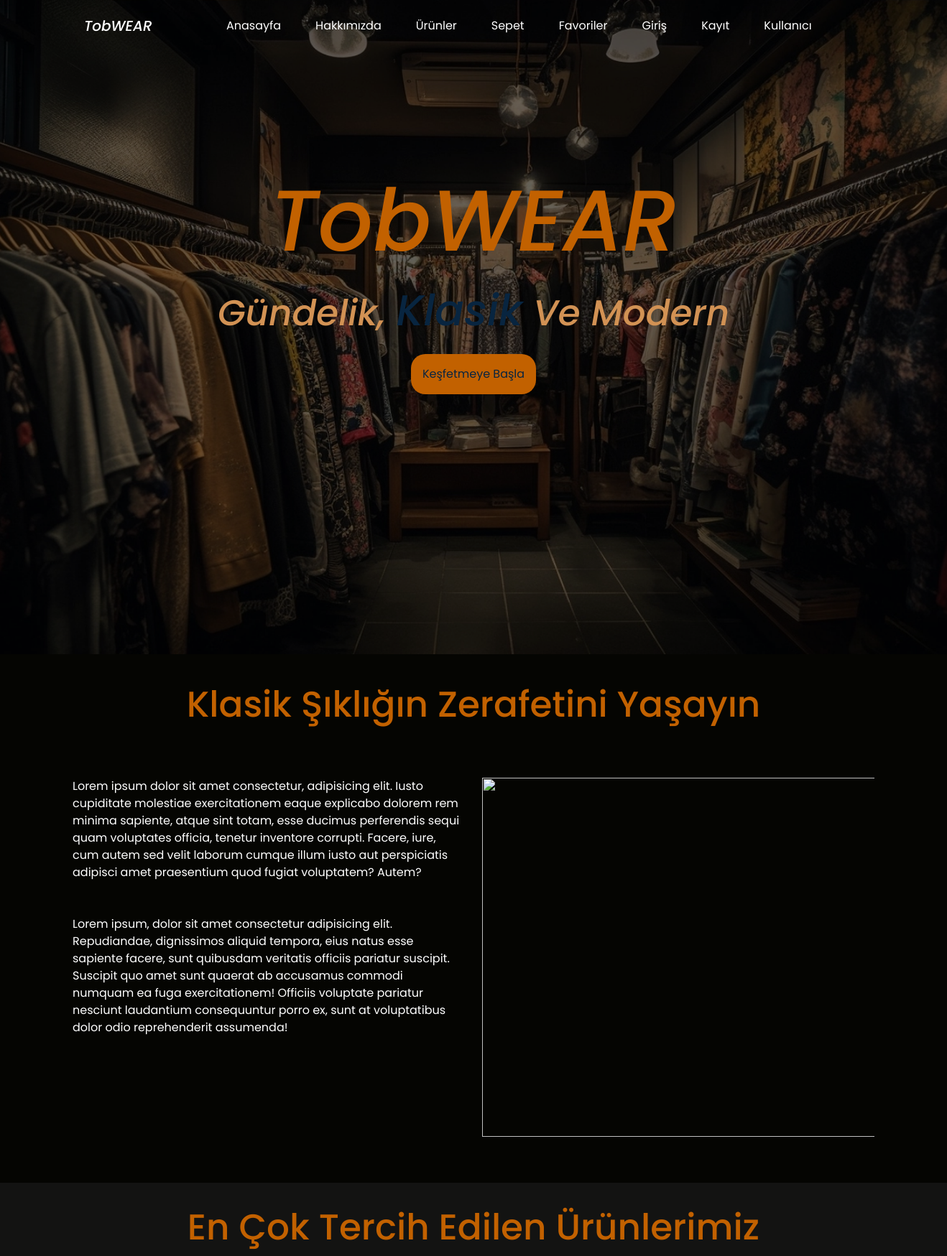
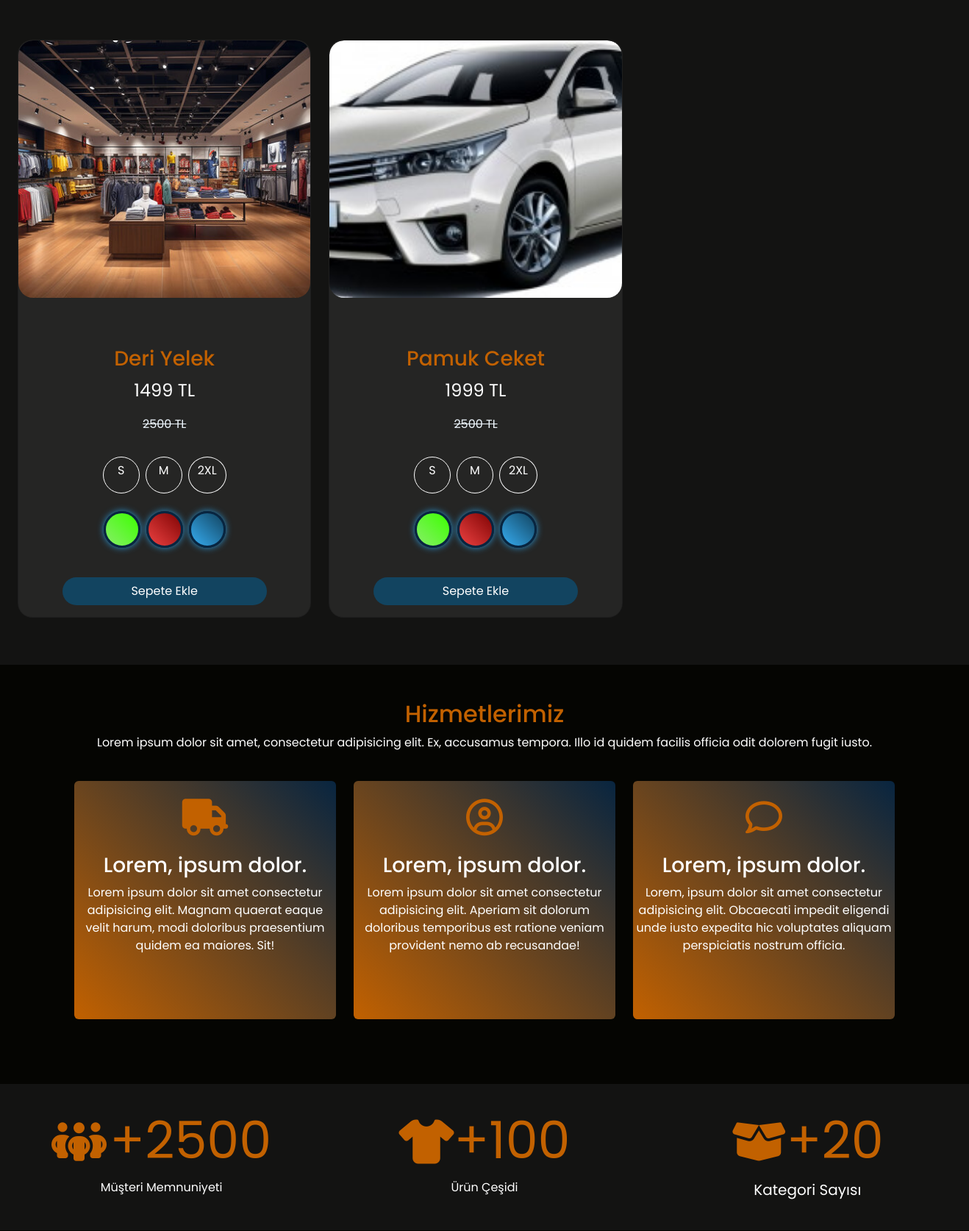
The page / (upper part) on the database its author committed (2 pictures, top to bottom).
### shop/models.py (models this page shows, shortened)
class Product(models.Model):
    name = models.CharField(max_length=100,null=False,blank=False,verbose_name="Ürün İsmi")
    price = models.IntegerField(null=False,blank=False,verbose_name="Fiyat")
    discounted = models.IntegerField(null=False,blank=False,verbose_name="İndirimli Fiyat")
    features = models.ManyToManyField(ProductFeatures,null=True,blank=True,verbose_name="Ürün Özellikleri")
    colors = models.ManyToManyField(ProductColor,null=True,blank=True,verbose_name="Ürün Renkleri")
    sizes = models.ManyToManyField(ProductSize,null=False,blank=False,verbose_name="Ürün Bedenleri")
    images = models.ManyToManyField(ProductImage,null=False,blank=False,verbose_name="Resimler")
    description = models.TextField(null=True,blank=True)
    category = models.ForeignKey(ProductCategory,null=False,blank=False,verbose_name="Kategori",on_delete=models.CASCADE)
    slug = models.SlugField(null=False,blank=True,unique=True,db_index=True,verbose_name="URL")

class ProductImage(models.Model):
    images = models.ImageField(upload_to='images/')

class ProductSize(models.Model):
    SIZE_CHOICES = [
        ('size1', 'S'),
        ('size2', 'M'),
        ('size3', 'XL'),
        ('size4', '2XL')
    ]
    size = models.CharField(max_length=100,choices=SIZE_CHOICES)
    def __str__(self):
        return self.get_size_display()

class ProductColor(models.Model):
    COLOR_CHOICES = [
        ('color1', 'Yeşil'),
        ('color2', 'Kırmızı'),
        ('color3', 'Mavi'),
        ('color4', 'Siyah'),
        ('color5', 'Pembe')
    ]
    color = models.CharField(max_length=100,choices=COLOR_CHOICES)
    code = models.CharField(max_length=7,null=False,blank=False)
    code2 = models.CharField(max_length=7,null=False,blank=False)

### shop/views.py (the view)
# urls.py: path('', views.index, name="index"),
def index(request):
    mostratedproducts1 = Product.objects.filter().order_by("name")[:3]
    mostratedproducts2 = Product.objects.filter().order_by("discounted")[:3]
    mostratedproducts3 = Product.objects.filter().order_by("price")[:3]
    context = {
        "mostratedproducts1": mostratedproducts1,
        "mostratedproducts2": mostratedproducts2,
        "mostratedproducts3": mostratedproducts3
    }
    return render(request,"index.html",context)

### templates/index.html (shortened to what this page needs)
<!DOCTYPE html>
{% load static %}
<html lang="en">
<head>
    <link rel="stylesheet" href="{% static 'css/bootstrap.min.css' %}">
    <link rel="stylesheet" href="{% static 'css/style.css' %}">
    <link rel="stylesheet" href="https://cdnjs.cloudflare.com/ajax/libs/font-awesome/6.4.0/css/all.min.css">
</head>
<body>
    <div class="container-fluid" id="header-container">
        <nav class="navbar navbar-expand-lg py-3">
            <div class="container justify-content-center">
                <a class="navbar-brand text-white mx-3 navbar-title" href="/">TobWEAR</a>
                <div class="collapse navbar-collapse justify-content-center" id="navbarNav">
                    <ul class="navbar-nav">
                        <li class="nav-item mx-3">
                            <a class="nav-link text-white navbar-text" href="/">Anasayfa</a>
                        </li>
                        <li class="nav-item mx-3">
                            <a class="nav-link text-white navbar-text" href="{% url 'about' %}">Hakkımızda</a>
                        </li>
                        <li class="nav-item mx-3">
                            <a class="nav-link text-white navbar-text" href="{% url 'products' %}">Ürünler</a>
                        </li>
                        <li class="nav-item mx-3">
                            <a class="nav-link text-white navbar-text" href="{% url 'shoppingcard' %}">Sepet</a>
                        </li>
                        <li class="nav-item mx-3">
                            <a class="nav-link text-white navbar-text" href="{% url 'favorites' %}">Favoriler</a>
                        </li>
                        <li class="nav-item mx-3">
                            <a class="nav-link text-white navbar-text" href="{% url 'login' %}">Giriş</a>
                        </li>
                        <li class="nav-item mx-3">
                            <a class="nav-link text-white navbar-text" href="{% url 'register' %}">Kayıt</a>
                        </li>
                        <li class="nav-item mx-3">
                            <a class="nav-link text-white navbar-text" href="{% url 'updateuser' %}">Kullanıcı</a>
                        </li>
                    </ul>
                </div>
            </div>
        </nav>
        <div class="row" id="header">
            <div class="d-flex flex-column justify-content-center align-items-center text-center" style="height: 80vh;">
                <h1 id="header-title">TobWEAR</h1>
                <p id="header-paragraph">Gündelik, <span id="header-paragraph-span">Klasik</span> Ve Modern</p>
                <a href="#starter-container"><button class="btn p-3" id="header-button">Keşfetmeye Başla</button></a>
            </div>
        </div>
    </div>
    <div class="container py-3" id="starter-container">
        <h2 class="text-center my-4" id="starter-title">Klasik Şıklığın Zerafetini Yaşayın</h2>
        <div id="starter" class="row d-flex justify-content-between">
            <div class="col-md-6">
                <div class="my-5">
                    <p class="text-white" id="starter-paragraph">Lorem ipsum dolor sit amet consectetur, adipisicing elit. Iusto cupiditate molestiae exercitationem eaque explicabo dolorem rem minima sapiente,
                    atque sint totam, esse ducimus perferendis sequi quam voluptates officia,
                    tenetur inventore corrupti. Facere, iure, cum autem sed velit laborum cumque illum iusto aut perspiciatis adipisci amet praesentium quod fugiat voluptatem? Autem?</p>
                </div>
                <div class="my-3">
                    <p class="text-white" id="starter-paragraph">Lorem ipsum, dolor sit amet consectetur adipisicing elit. Repudiandae,
                    dignissimos aliquid tempora, eius natus esse sapiente facere, sunt quibusdam veritatis officiis pariatur suscipit.
                    Suscipit quo amet sunt quaerat ab accusamus commodi numquam ea fuga exercitationem!
                    Officiis voluptate pariatur nesciunt laudantium consequuntur porro ex, sunt at voluptatibus dolor odio reprehenderit assumenda!</p>
                </div>
            </div>
            <div class="col-md-6">
                <div class="my-5">
                    <img src="{% static 'images/elegant transparent and white mens_21134492.png' %}" class="img-fluid" id="starter-image">
                </div>
            </div>
        </div>
    </div>
    <div class="container-fluid py-3 d-flex flex-column" id="toprated-container">
        <h2 class="text-center my-3" id="toprated-title">En Çok Tercih Edilen Ürünlerimiz</h2>
        <div class="row justify-content-center toprated-row">
            <div id="carouselExample" class="carousel slide">
                <div class="carousel-inner">
                    <div class="carousel-item active">
                        <div class="row w-100 carousel-row mr-0 ml-0">
                            {% for product in mostratedproducts1 %}
                            <div class="col-md-4 mb-5 mt-5">
                                <div class="card" id="carousel-card">
                                    <div class="image-container">
                                        <img src="{{ product.images.first.images.url }}" class="img-fluid" id="carousel-image"><span><button class="btn favorite-button"></button></span>
                                    </div>
                                    <div class="product-detail-container py-3 d-flex flex-column justify-content-center">
                                        <h3 class="text-center px-3" id="product-detail-title">{{ product.name }}</h3>
                                        <p class="text-center text-white px-3 fs-4">{{ product.discounted }} TL</p>
                                        <span class="fs-6 text-center" id="product-detail-span">{{ product.price }} TL</span>
                                    </div>
                                    <div class="shopping-container d-flex justify-content-center my-3">
                                    {% for size in product.sizes.all %}
                                        <label class="btn btn-outline-primary sizebutton mx-1 mb-2" for="size-{{ forloop.counter }}-{{ product.id }}">{{ size }}</label>
                                    {% endfor %}
                                    </div>
                                    <div class="shopping-container d-flex justify-content-center">
                                    {% for color in product.colors.all %}
                                        <label class="btn btn-outline-primary partialdetail-colorbutton mx-1 mb-4" for="color-{{ forloop.counter }}-{{ product.id }}" style="background: linear-gradient(45deg, {{ color.code }}, {{ color.code2 }});"></label>
                                    {% endfor %}
                                    </div>
                                    <div class="shopping-button d-flex justify-content-center my-3">
                                        <button class="btn carddetail-addbasket" value="{{ product.id }}">Sepete Ekle</button>
                                    </div>
                                </div>
                            </div>
                            {% endfor %}
                        </div>
                    </div>
                </div>
            </div>
        </div>
    </div>
    <div class="container my-5" id="service-container">
        <h2 class="text-center" id="service-title">Hizmetlerimiz</h2>
        <p class="text-center text-white">Lorem ipsum dolor sit amet, consectetur adipisicing elit. Ex, accusamus tempora. Illo id quidem facilis officia odit dolorem fugit iusto.</p>
        <div class="row pb-5">
            <div class="col-md-4 mb-3">
                <div class="card text-center py-4 my-4 mb-4" id="service-card">
                    <i class="fa-solid fa-truck service-icon mb-4"></i>
                    <h3 class="text-white">Lorem, ipsum dolor.</h3>
                    <p class="text-white">Lorem ipsum dolor sit amet consectetur adipisicing elit. Magnam quaerat eaque velit harum, modi doloribus praesentium quidem ea maiores. Sit!</p>
                </div>
            </div>
            <div class="col-md-4 mb-3">
                <div class="card text-center py-4 my-4" id="service-card">
                    <i class="fa-regular fa-circle-user service-icon mb-4"></i>
                    <h3 class="text-white">Lorem, ipsum dolor.</h3>
                    <p class="text-white">Lorem ipsum dolor sit amet consectetur adipisicing elit. Aperiam sit dolorum doloribus temporibus est ratione veniam provident nemo ab recusandae!</p>
                </div>
            </div>
            <div class="col-md-4 mb-3">
                <div class="card text-center py-4 my-4" id="service-card">
                    <i class="fa-regular fa-comment service-icon mb-4"></i>
                    <h3 class="text-white">Lorem, ipsum dolor.</h3>
                    <p class="text-white">Lorem, ipsum dolor sit amet consectetur adipisicing elit. Obcaecati impedit eligendi unde iusto expedita hic voluptates aliquam perspiciatis nostrum officia.</p>
                </div>
            </div>
        </div>
    </div>
    <div class="container-fluid py-4" id="referance-container">
        <div class="row text-center">
            <div class="col-md-4">
                <i class="fa-solid fa-people-group" id="referance-icon"></i> <span class="referance-span"> +2500</span><p class="text-white">Müşteri Memnuniyeti</p>
            </div>
            <div class="col-md-4">
                <i class="fa-solid fa-shirt" id="referance-icon"></i><span class="referance-span">+100</span><p class="text-white">Ürün Çeşidi</p>
            </div>
            <div class="col-md-4">
                <i class="fa-solid fa-box-open" id="referance-icon"></i><span class="referance-span">+20</span><p class="text-white fs-5">Kategori Sayısı</p>
            </div>
        </div>
    </div>
</body>
</html>

### static/css/style.css (style rules this page uses)
:root { --custom-black : #12161b; --custom-blue : #124460; --custom-dark-blue : #082540; --custom-dark-green : #3b4704; --custom-brown : #3d0d04; --custom-orange : #c26100; --custom-orange-sup : #d29254; }
body { font-family: 'Poppins', 'Outfit', 'Ubuntu', sans-serif; background-color: #050502; }
#header-container { background-image: url("../images/clothing store where people can_2468752.png"); background-size: cover; background-position: center; height: 911px; }
#header-title { font-size: 120px; font-family: 'Poppins', sans-serif; font-weight: 500; font-style: italic; color: var(--custom-orange); opacity: 0; animation: ilkanimasyon 1.5s forwards; transform: translateY(20px); }
#header-paragraph { font-size: 50px; font-family: 'Poppins', sans-serif; font-weight: 500; font-style: italic; color: var(--custom-orange-sup); opacity: 0; animation: paragpraphanimation 3s forwards; transform: translateY(20px); }
#header-paragraph-span { font-size: 60px; font-family: 'Poppins', sans-serif; font-weight: 500; font-style: italic; color: var(--custom-dark-blue); }
#header-button { border: 0px !important; background-color: var(--custom-orange); border-radius: 20px; color: var(--custom-dark-blue); opacity: 0; transform: translateY(20px); animation: buttonanimations 3.5s forwards; }
#starter-image { height: 500px; width: 1400px; }
#starter-title { font-size: 50px; color: var(--custom-orange); }
#starter-paragraph { display: flex; flex-wrap: wrap; }
#toprated-container { background-color: #131312; }
#toprated-title { color: var(--custom-orange); font-size: 50px; }
#carouselExample { width: auto; height: auto; }
.image-container { width: 100%; height: 400px; overflow: hidden; border-radius: 20px; }
#carousel-image { width: 100%; height: 350px; object-fit: cover; border-radius: 20px; }
#carousel-card { background-color: #252524; border-radius: 20px; transition: all 0.3s ease; overflow: visible !important; }
.carousel-inner { overflow: visible !important; }
#product-detail-title { color: var(--custom-orange); }
#product-detail-span { color: aliceblue; text-decoration: line-through; }
.shopping-container label { border-radius: 50%; min-width: 50px; min-height: 50px; color: white; border: 1px solid white; }
.shopping-button button { color: white; background-color: var(--custom-blue); border-radius: 20px; width: 70%; transition: all 0.3s ease; }
.referance-span { color: var(--custom-orange); font-size: 70px; }
#referance-icon { color: var(--custom-orange); font-size: 60px; }
#referance-container { background-color: #131312; }
#service-title { color: var(--custom-orange); }
#service-card { background: linear-gradient(45deg, #c26100, #082540); transition: all 0.3s ease-in-out; height: 100%; border: 0px; opacity: 1; }
.service-icon { font-size: 50px; color: var(--custom-orange); }
.navbar-title { font-family: 'Poppins', sans-serif; font-weight: 500; font-style: italic; transition: all 0.3s ease; }
.navbar-title::after { content: ""; position: absolute; bottom: -1px; right: 0; width: 0; height: 2px; background-color: var(--custom-orange); transition: width 0.4s ease; }
.navbar-text { transition: all 0.3s ease; }
.navbar-text::after { content: ""; position: absolute; bottom: -1px; right: 0; width: 0; height: 2px; background-color: var(--custom-orange); transition: width 0.4s ease; }
.toprated-row { margin-right: 0 !important; margin-left: 0 !important; }
.partialdetail-colorbutton { border-radius: 50%; width: 50px; height: 50px; border: 3px solid var(--custom-dark-blue) !important; transition: all 0.3s ease; box-shadow: 0 0 10px #2b94d1; }

### rows shown on the page
Product: images.first.images (picture), name "Deri Yelek", discounted "1499", price "2500"
ProductSize: size "S"
ProductSize: size "M"
ProductSize: size "2XL"
Product: images.first.images (picture), name "Pamuk Ceket", discounted "1999", price "2500"
